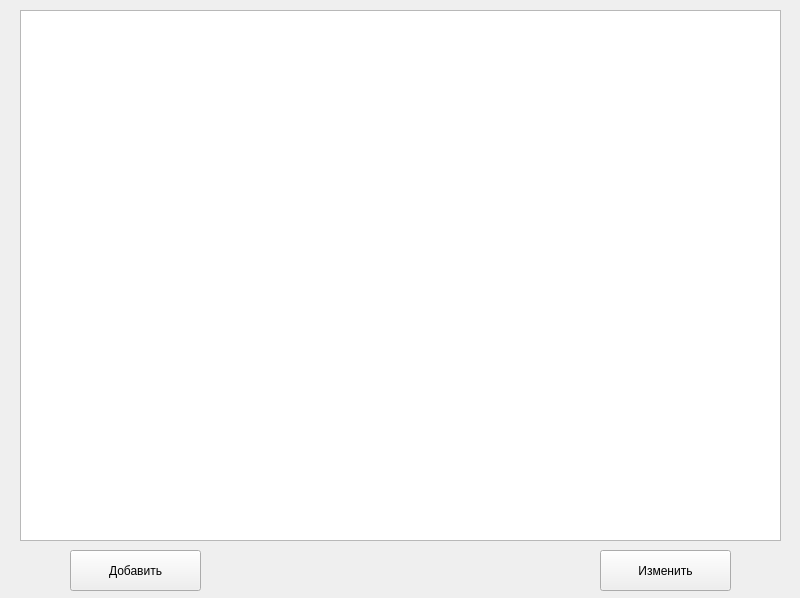
<?xml version="1.0" encoding="UTF-8"?>
<ui version="4.0">
 <class>MainWindow</class>
 <widget class="QMainWindow" name="MainWindow">
  <property name="geometry">
   <rect>
    <x>0</x>
    <y>0</y>
    <width>800</width>
    <height>598</height>
   </rect>
  </property>
  <property name="windowTitle">
   <string>MainWindow</string>
  </property>
  <widget class="QWidget" name="centralwidget">
   <widget class="QTableWidget" name="tableWidget">
    <property name="geometry">
     <rect>
      <x>20</x>
      <y>10</y>
      <width>761</width>
      <height>531</height>
     </rect>
    </property>
   </widget>
   <widget class="QPushButton" name="add">
    <property name="geometry">
     <rect>
      <x>70</x>
      <y>550</y>
      <width>131</width>
      <height>41</height>
     </rect>
    </property>
    <property name="text">
     <string>Добавить</string>
    </property>
   </widget>
   <widget class="QPushButton" name="change">
    <property name="geometry">
     <rect>
      <x>600</x>
      <y>550</y>
      <width>131</width>
      <height>41</height>
     </rect>
    </property>
    <property name="text">
     <string>Изменить</string>
    </property>
   </widget>
  </widget>
 </widget>
 <resources/>
 <connections/>
</ui>
